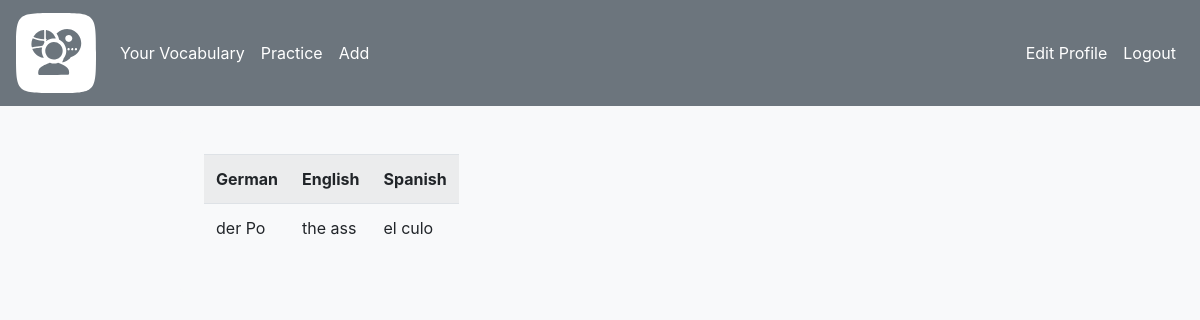
The page /vocabulary (signed in) on the database its author committed.
### app/models.py (models this page shows, shortened)
class Language(db.Model):
    __tablename__ = "language"
    id: so.Mapped[int] = so.mapped_column(primary_key=True)
    iso: so.Mapped[str] = so.mapped_column(sa.String(length=2))
    name: so.Mapped[str] = so.mapped_column(sa.String(length=50))
    users: so.Mapped[list['User']] = so.relationship(
        secondary=user_language,
        back_populates='languages')

class Vocable(db.Model):
    __tablename__ = "vocable"
    id: so.Mapped[int] = so.mapped_column(primary_key=True)
    nl: so.Mapped[str] = so.mapped_column(sa.String(length=100), nullable=True)
    en: so.Mapped[str] = so.mapped_column(sa.String(length=100), nullable=True)
    fr: so.Mapped[str] = so.mapped_column(sa.String(length=100), nullable=True)
    de: so.Mapped[str] = so.mapped_column(sa.String(length=100), nullable=True)
    it: so.Mapped[str] = so.mapped_column(sa.String(length=100), nullable=True)
    es: so.Mapped[str] = so.mapped_column(sa.String(length=100), nullable=True)
    nl_lvl: so.Mapped[int] = so.mapped_column(default=0)
    en_lvl: so.Mapped[int] = so.mapped_column(default=0)
    fr_lvl: so.Mapped[int] = so.mapped_column(default=0)
    de_lvl: so.Mapped[int] = so.mapped_column(default=0)
    it_lvl: so.Mapped[int] = so.mapped_column(default=0)
    es_lvl: so.Mapped[int] = so.mapped_column(default=0)
    user_id: so.Mapped[int] = so.mapped_column(sa.ForeignKey('user.id'))
    user: so.Mapped['User']=so.relationship(back_populates='vocables')

### app/routes.py (the view)
@app.route("/vocabulary",methods=["GET"])
@login_required
def vocabulary():
    return render_template("vocabulary.html",title="Your Vocabulary")

### app/models.py (called while the page is built)
@login.user_loader
def load_user(id):
    return db.session.get(User, int(id))

### app/routes.py (called while the page is built)
@app.before_request
def before_request():
    if current_user.is_authenticated:
        current_user.last_seen = datetime.now(timezone.utc)
        db.session.commit()

### app/templates/vocabulary.html
{% extends 'base.html' %}
{% block content %}
	<div class="container-lg">
		<table class="table table-striped table-lighter table-hover table-responsive ">
			<tr>
				{% for language in current_user.languages %}
					<th>{{ language.name }}</th>
				{% endfor %}
			</tr>
			{% for vocable in current_user.vocables %}
				{% include "_vocable.html" %}
			{% endfor%}
		</table>
	</div>
{% endblock %}

### app/templates/_vocable.html (shortened to what this page needs)
<tr>
{% for language in current_user.languages %}
    <td>
        {{ vocable[language.iso] }}<br>
    </td>
{% endfor %}
</tr>

### rows shown on the page
Language: name "German", iso.de "der Po"
Language: name "English", iso.en "the ass"
Language: name "Spanish", iso.es "el culo"
